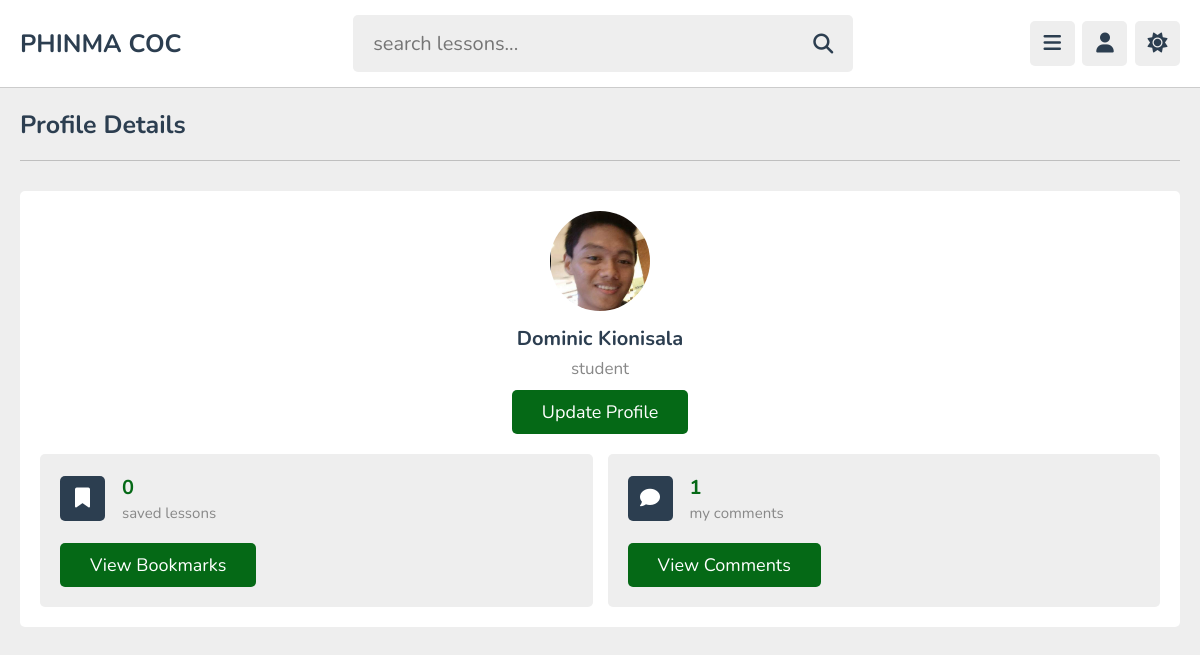
Page /student/profile.php (signed in) on the committed database.
### tables this page shows
CREATE TABLE `tbl_students` (
  `id` varchar(50) NOT NULL,
  `firstname` varchar(50) NOT NULL,
  `lastname` varchar(50) NOT NULL,
  `gender` varchar(20) NOT NULL,
  `email` varchar(128) NOT NULL,
  `password` varchar(128) NOT NULL,
  `image` varchar(100) NOT NULL,
  `isActive` varchar(50) NOT NULL
);

### student/profile.php (the view, shortened to what this page needs)
<?php
include '../includes/connection.php';
if (isset($_SESSION['user_id'])) {
    $user_id = $_SESSION['user_id'];
}
$select_comments = $conn->prepare("SELECT * FROM `tbl_comments` WHERE user_id = ?");
$select_comments->execute([$user_id]);
$total_comments = $select_comments->rowCount();
$select_bookmark = $conn->prepare("SELECT * FROM `tbl_bookmark` WHERE user_id = ?");
$select_bookmark->execute([$user_id]);
$total_bookmarked = $select_bookmark->rowCount();
?>
<!DOCTYPE html>
<html lang="en">
<head>
    <link rel="stylesheet" href="https://cdnjs.cloudflare.com/ajax/libs/font-awesome/6.2.0/css/all.min.css">
    <link rel="stylesheet" href="../styles/style.css">
</head>
<body>
    <?php include '../includes/user_header.php'; ?>
    <section class="profile">
        <h1 class="heading">profile details</h1>
        <div class="details">
            <div class="user">
                <img src="../tmp/<?= $fetch_profile['image']; ?>" alt="">
                <h3>
                    <?= $fetch_profile['firstname']; ?>
                    <?= $fetch_profile['lastname']; ?>
                </h3>
                <p>student</p>
                <a href="update.php" class="inline-btn">update profile</a>
            </div>
            <div class="box-container">
                <div class="box">
                    <div class="flex">
                        <i class="fas fa-bookmark"></i>
                        <div>
                            <h3>
                                <?= $total_bookmarked; ?>
                            </h3>
                            <span>saved lessons</span>
                        </div>
                    </div>
                    <a href="bookmark.php" class="inline-btn">view bookmarks</a>
                </div>
                <div class="box">
                    <div class="flex">
                        <i class="fas fa-comment"></i>
                        <div>
                            <h3>
                                <?= $total_comments; ?>
                            </h3>
                            <span>my comments</span>
                        </div>
                    </div>
                    <a href="comments.php" class="inline-btn">view comments</a>
                </div>
            </div>
        </div>
    </section>
</body>
</html>

### styles/style.css (style rules this page uses)
:root { --main-color:#056916; --red:#e74c3c; --oragen:#f39c12; --white:#fff; --black:#2c3e50; --light-color:#888; --light-bg:#eee; --border:.1rem solid rgba(0,0,0,.2); }
* { font-family: 'Nunito', sans-serif; margin: 0; padding: 0; box-sizing: border-box; outline: none; border: none; text-decoration: none; }
html { font-size: 62.5%; overflow-x: hidden; }
body { background-color: var(--light-bg); padding-left: 30rem; }
section { padding:2rem; max-width: 1200px; margin: 0 auto; }
.btn, .option-btn, .delete-btn, .inline-btn, .inline-option-btn, .inline-delete-btn { border-radius: .5rem; padding: 1rem 3rem; font-size: 1.8rem; color: #fff; margin-top: 1rem; text-transform: capitalize; cursor: pointer; text-align: center; }
.inline-btn, .inline-option-btn, .inline-delete-btn { display: inline-block; }
.btn, .inline-btn { background-color: var(--main-color); }
.heading { padding-bottom: 1.8rem; border-bottom: var(--border); font-size: 2.5rem; color: var(--black); text-transform: capitalize; margin-bottom: 3rem; }
.profile .details { background-color: var(--white); border-radius: .5rem; padding: 2rem; }
.profile .details .user { text-align: center; margin-bottom: 2rem; }
.profile .details .user img { height: 10rem; width: 10rem; border-radius: 50%; object-fit: cover; margin-bottom: .5rem; }
.profile .details .user h3 { font-size: 2rem; margin: .5rem 0; color: var(--black); }
.profile .details .user p { font-size: 1.7rem; color: var(--light-color); }
.profile .details .box-container { display: flex; flex-wrap: wrap; align-items: flex-end; gap: 1.5rem; }
.profile .details .box-container .box { background-color: var(--light-bg); border-radius: .5rem; padding: 2rem; flex: 1 1 30rem; }
.profile .details .box-container .box .flex { display: flex; align-items: center; gap: 1.7rem; margin-bottom: 1rem; }
.profile .details .box-container .box .flex i { height: 4.5rem; width: 4.5rem; border-radius: .5rem; background-color: var(--black); line-height: 4.4rem; font-size: 2rem; color: var(--white); text-align: center; }
.profile .details .box-container .box .flex h3 { font-size: 2rem; color: var(--main-color); margin-bottom: .2rem; }
.profile .details .box-container .box .flex span { font-size: 1.5rem; color: var(--light-color); }
@media (max-width:1200px) { body { padding-left: 0; } }

### rows in the picture
tbl_students: image (picture), firstname "Dominic", lastname "Kionisala"

### other values in the picture
$total_bookmarked "0"
$total_comments "1"
